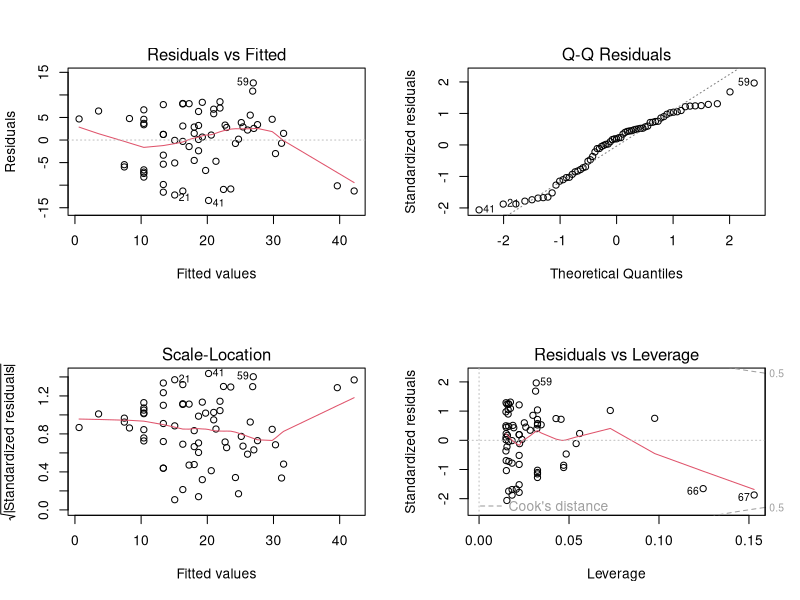
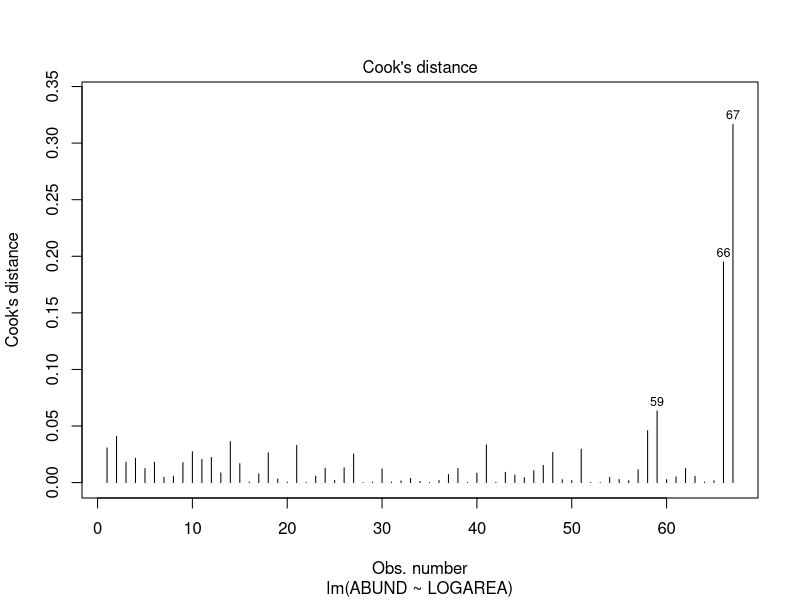
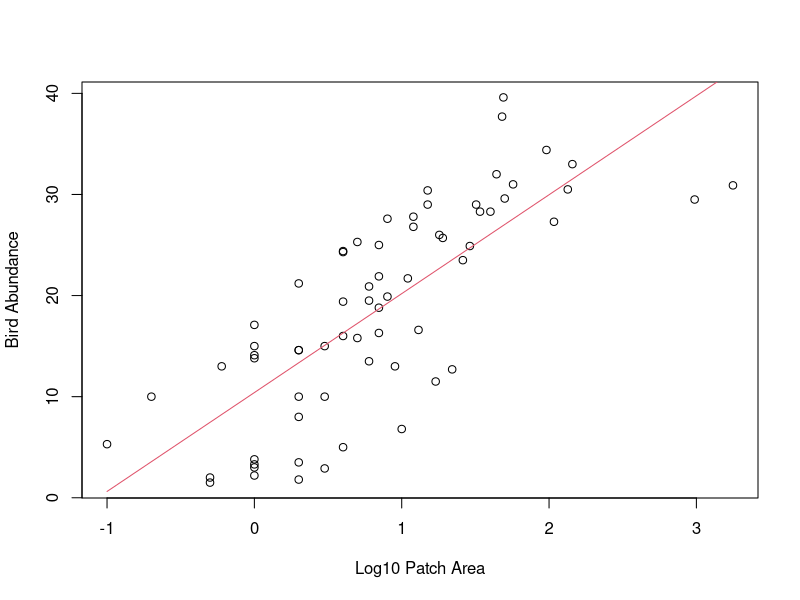
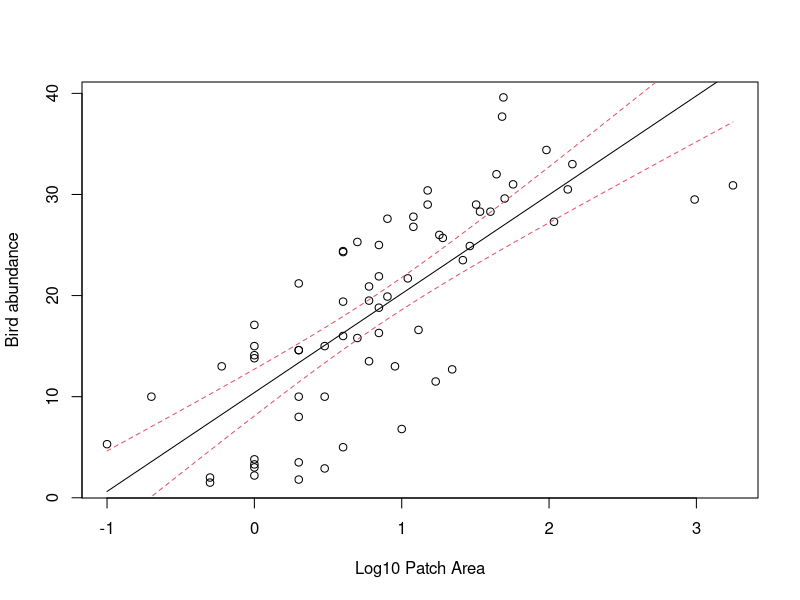
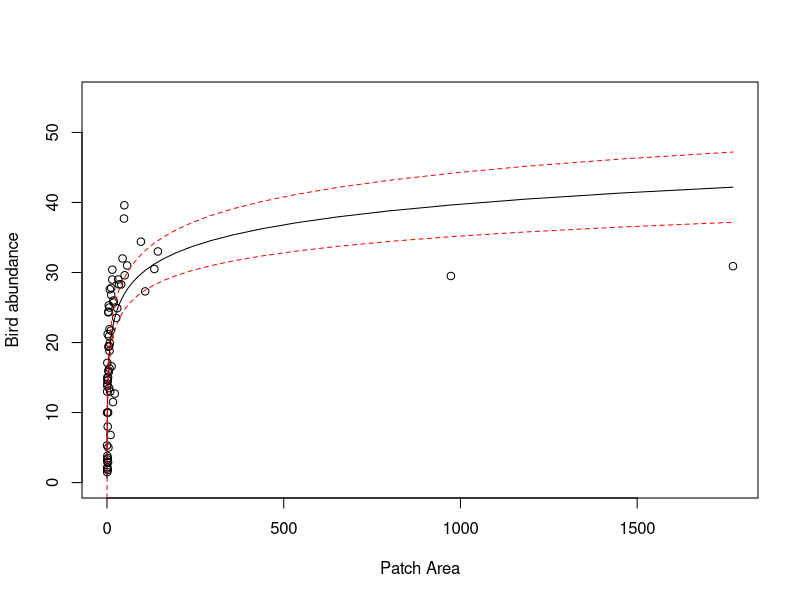

Here is the R script that generated these plots, in order:
## ----Q2, eval=TRUE, echo=TRUE, collapse=TRUE-----------------------------------------------------------------------------------------
loyn <- read.table("./data/loyn.txt", header = TRUE)
str(loyn)

# 56 observations and 8 variables (from str())


## ----Q3, eval=TRUE, echo=TRUE, collapse=TRUE-----------------------------------------------------------------------------------------
# let's first log10 transform the AREA variable due to the couple 
# of unusually large forest area values (check you data exploration)
# to remind yourself

loyn$LOGAREA <- log10(loyn$AREA)

# now fit the linear model

loyn.lm <- lm(ABUND ~ LOGAREA, data = loyn)


## ----Q4, eval=TRUE, echo=TRUE, collapse=TRUE-----------------------------------------------------------------------------------------
# ANOVA table
anova(loyn.lm)

# The null hypothesis is that the slope of the relationship
# between LOGAREA and ABUND = 0
# i.e. there is no relationship

# The p value is very small (7.178e-11) therefore we 
# reject this null hypothesis (i.e. the slope is different
# from 0)


## ----Q5, eval=TRUE, echo=TRUE, collapse=TRUE-----------------------------------------------------------------------------------------
summary(loyn.lm)

# the estimate of the intercept = 10.4
# the estimate of the slope = 9.78

# word equation
# ABUND = 10.40 + 9.78 * LOGAREA


## ----Q6, eval=TRUE, echo=TRUE, collapse=TRUE-----------------------------------------------------------------------------------------

# the null hypothesis for the intercept is that the intercept = 0
# the p value is very small (certainly less than the (not so magic) 0.05)
# therefore we reject this null hypothesis and conclude that the intercept
# is different from zero.

# the null hypothesis for the slope is that the slope = 0
# the p value is very small (7.18e-11)
# therefore we reject this null hypothesis and conclude that the slope
# is different from zero (i.e. there is a significant relationship between
# LOGAREA and ABUND).


## ----Q7, eval=TRUE, echo=TRUE, collapse=TRUE-----------------------------------------------------------------------------------------
summary(loyn.lm)

# The multiple R-squared value is 0.548 and therefore 54.8% of
# the variation in ABUND is explained by LOGAREA


## ----Q8, eval=TRUE, echo=TRUE, collapse=TRUE-----------------------------------------------------------------------------------------
# first split the plotting device into 2 rows and 2 columns
par(mfrow = c(2,2))

# now create the residuals plots
plot(loyn.lm)

# The normal Q-Q plot is used to assess normality of the residuals (top right).
# If perfectly normal then all residuals would lie exactly on the 1:1 line.
# In reality this is never going to happen so we are looking for obvious large 
# departures. In this plot they don't look too bad, although the lower quantiles
# do seem to deviate. All in all I would be cautiously optimistic.

# To check homogeneity of variance assumption we look at both the Residuals vs Fitted (top left)
# and the Scale-Location plots (bottom left). 
# There doesn't appear to be any obvious patterns of the residuals in these plots, 
# although you can see the two residuals associated with the two large forest patch areas 
# are below the zero line (negative residuals) on the right hand side of these plots
# despite the log transformation. Perhaps something to bear in mind as we progress. 
# But in short, the homogeneity of variance assumption looks ok.

# From the Residuals vs Leverage plot (bottom right) you can see that there are no residuals 
# with a Cooks distance greater than 1. In fact they are all well below 0.5. If you want to 
# produce a plot of just Cooks distance (perhaps this is clearer)
par(mfrow = c(1,1))
plot(loyn.lm, which = 4)

# Going back to the Residuals vs Leverage plot (bottom right) you can see 
# three residuals that re somewhat unusual in terms of their leverage as 
# they stick out a bit to the right compared to the rest of the residuals. 
# Two of these residuals are our two large forest patch AREAs again. However,
# leverage still seems to be on the low side, so at least on the scale of the
# log transformation things look ok.


## ----Q9, eval=TRUE, echo=TRUE, collapse=TRUE-----------------------------------------------------------------------------------------
# to predict bird abundance if AREA == 100

# if you log base 10 transformed the AREA variable
10.4 + (9.78 * log10(100))

# if you used the natural log (i.e. log()) then you would use log()
# not log10()


## ----Q10, eval=TRUE, echo=TRUE, collapse=TRUE----------------------------------------------------------------------------------------
# need to create a dataframe object with a column of LOGAREA values to predict from.
# note you need to call the column the same as used in the model
my.data <- data.frame(LOGAREA = seq(from = min(loyn$LOGAREA),
                                  to = max(loyn$LOGAREA),
                                  length = 50))

# use predict function to calculate predicted values of abundance based on the 
# new LOGAREA values in the data frame my.data (use the newdata argument)
pred.vals <- predict(loyn.lm, newdata = my.data)


## ----Q11, eval=TRUE, echo=TRUE, collapse=TRUE----------------------------------------------------------------------------------------
# plot the lines on the plot. The x values are the new LOGAREA values from the my.data
# dataframe, the predicted values are from pred.vals 
plot(loyn$LOGAREA, loyn$ABUND, xlab = "Log10 Patch Area", ylab = "Bird Abundance")

lines(my.data$LOGAREA, pred.vals, lty = 1,col = 2)


## ----Q12, eval=TRUE, echo=TRUE, collapse=TRUE----------------------------------------------------------------------------------------
pred.vals.se <- predict(loyn.lm, newdata = my.data, se.fit = TRUE) # note the use of the se.fit argument

# check out the structure of pred.vals.se
# you can see we now have 4 vectors in this object
# $fit = fitted values
# $se.fit = standard error of fitted values
# $df = degrees of freedom
# $residual.scale = residual standard error

# so we will need to access our fitted values and standard errors using 
# pred.val.se$fit and pred.vals.se$se.fit respectively
str(pred.vals.se)

# now create the plot
plot(x = loyn$LOGAREA, y = loyn$ABUND,
     xlab = "Log10 Patch Area",
     ylab = "Bird abundance")

# add the fitted values as before but now we need to use 
# pred.vals.se$fit
lines(my.data$LOGAREA, pred.vals.se$fit, lty = 1,col = 1)

# add the upper 95% confidence interval
lines(my.data$LOGAREA, pred.vals.se$fit + (1.96 * pred.vals.se$se.fit), lty = 2, col = 2)

# add the lower 95% confidence interval
lines(my.data$LOGAREA, pred.vals.se$fit - (1.96 * pred.vals.se$se.fit), lty = 2, col = 2)


## ----Q13, eval=TRUE, echo=TRUE, collapse=TRUE----------------------------------------------------------------------------------------
# back transformed LOGAREA and 95% confidence intervals

# re-plot but this time use the original untransformed AREA variable
plot(x = loyn$AREA, y = loyn$ABUND, ylim = c(0,55),
     xlab = "Patch Area",
     ylab = "Bird abundance")

# now add the fitted lines and upper and lower 95% confidence intervals
# remember we only log10 transformed the LOGAREA variable so this is the only
# variable that we need to back-transform

lines(10^(my.data$LOGAREA), pred.vals.se$fit, lty = 1,col = 1)
lines(10^(my.data$LOGAREA), pred.vals.se$fit + (1.96 * pred.vals.se$se.fit), lty = 2, col = "red")
lines(10^(my.data$LOGAREA), pred.vals.se$fit - (1.96 * pred.vals.se$se.fit), lty = 2, col = "red")

# the model doesn't look too great now! Technically, if we transform variables in our model
# then we should only really interpret the model on the scale of the transformation.

# If we interpret on the back transformed scale, you can see the model doesn't really fit the 
# data very well, especially for the two large forest patch AREAs and also those patches with
# high bird abundance.

